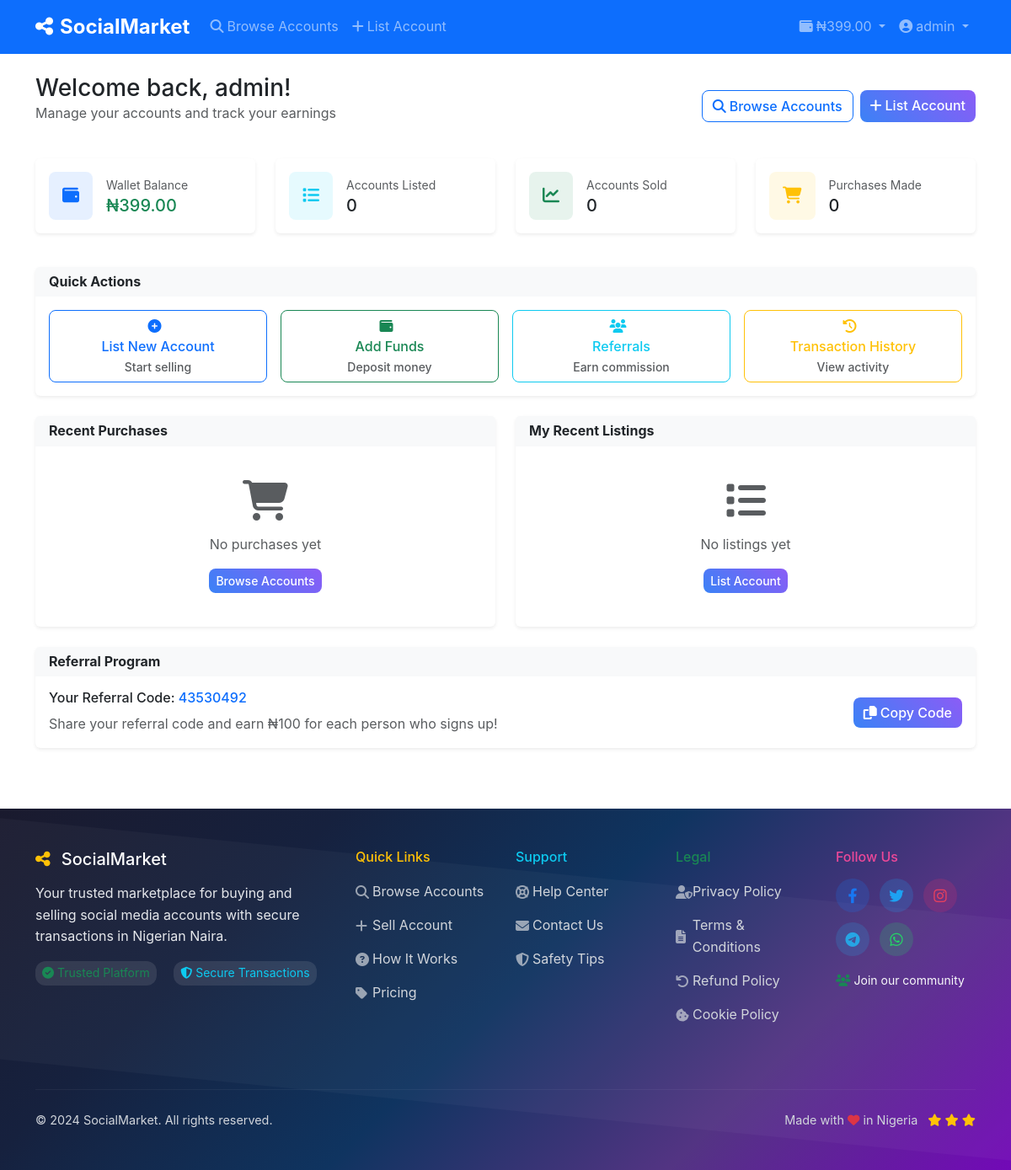
Page /dashboard (signed in) on the earlier database version.
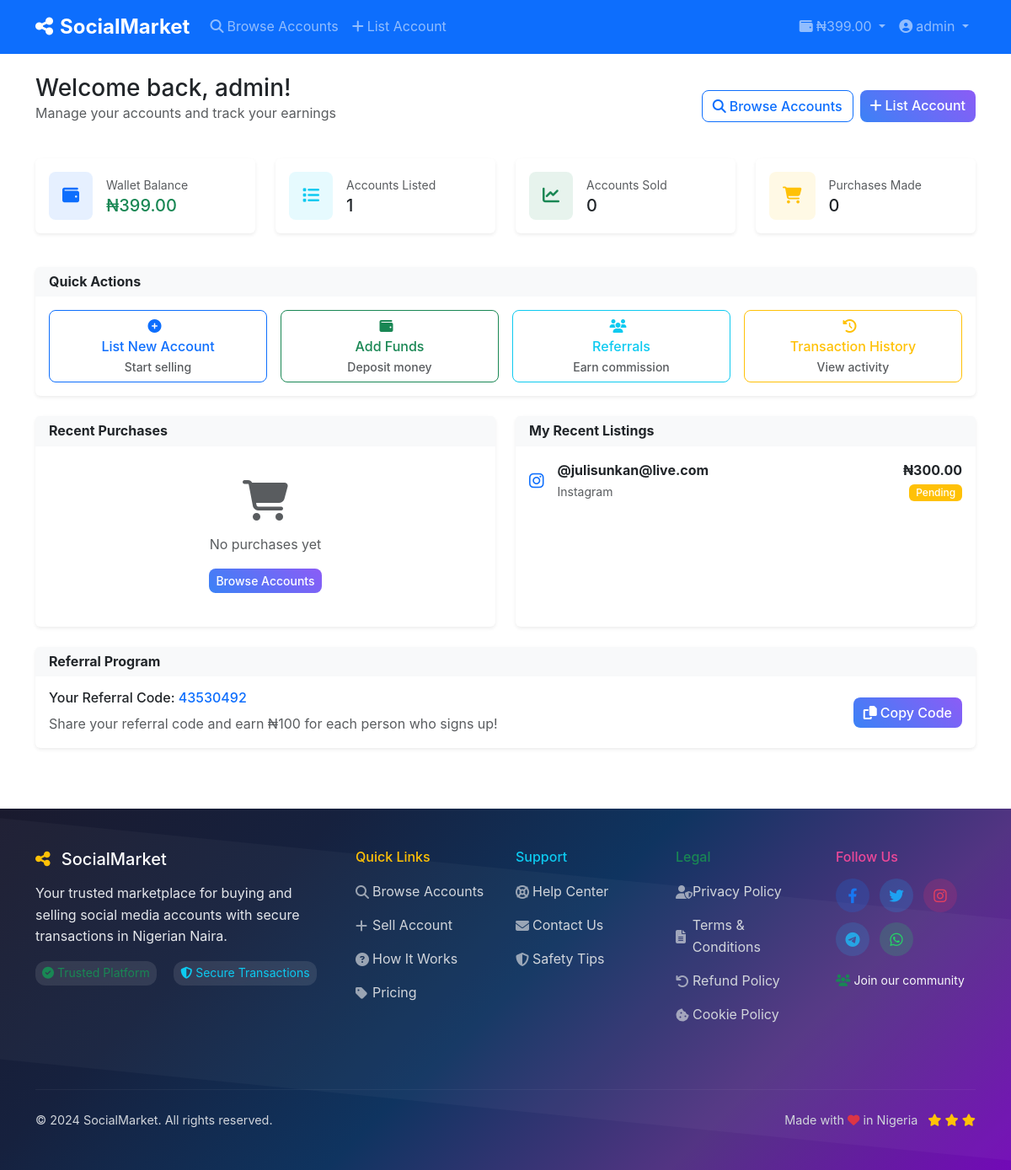
Same page on the later database version.
### models.py (models this page shows)
class SocialAccount(db.Model):
    id = db.Column(db.Integer, primary_key=True)
    seller_id = db.Column(db.Integer, db.ForeignKey('user.id'), nullable=False)
    platform = db.Column(db.String(50), nullable=False)  # instagram, facebook, twitter, etc.
    username = db.Column(db.String(100), nullable=False)
    followers_count = db.Column(db.Integer)
    engagement_rate = db.Column(db.Float)
    account_age = db.Column(db.String(50))
    niche = db.Column(db.String(100))
    price = db.Column(db.Numeric(10, 2), nullable=False)
    description = db.Column(db.Text)
    screenshots = db.Column(db.Text)  # JSON array of image paths
    login_email = db.Column(db.String(255))
    login_password = db.Column(db.String(255))
    additional_info = db.Column(db.Text)
    status = db.Column(db.String(20), default='pending')  # pending, approved, rejected, sold
    is_featured = db.Column(db.Boolean, default=False)
    admin_notes = db.Column(db.Text)
    reviewed_by = db.Column(db.Integer, db.ForeignKey('user.id'))
    reviewed_at = db.Column(db.DateTime)
    created_at = db.Column(db.DateTime, default=datetime.utcnow)
    updated_at = db.Column(db.DateTime, default=datetime.utcnow, onupdate=datetime.utcnow)

### app.py (the view)
@app.route('/dashboard')
@login_required
def dashboard():
    user_accounts = SocialAccount.query.filter_by(seller_id=current_user.id).all()
    user_purchases = Purchase.query.filter_by(buyer_id=current_user.id).all()
    user_deposits = WalletDeposit.query.filter_by(user_id=current_user.id).order_by(WalletDeposit.created_at.desc()).limit(5).all()
    total_sales = Purchase.query.join(SocialAccount).filter(
        SocialAccount.seller_id == current_user.id,
        Purchase.status == 'completed'
    ).count()
    user_stats = {
        'accounts_listed': len(user_accounts),
        'accounts_sold': total_sales,
        'purchases_made': len(user_purchases),
        'wallet_balance': current_user.wallet_balance,
        'referral_earnings': current_user.referral_earnings
    }
    recent_purchases = Purchase.query.filter_by(buyer_id=current_user.id).order_by(Purchase.created_at.desc()).limit(5).all()
    recent_listings = SocialAccount.query.filter_by(seller_id=current_user.id).order_by(SocialAccount.created_at.desc()).limit(5).all()
    return render_template('dashboard/index.html',
                         user_stats=user_stats,
                         recent_purchases=recent_purchases,
                         recent_listings=recent_listings)

### app.py (called while the page is built)
@login_manager.user_loader
def load_user(user_id):
    return User.query.get(int(user_id))

@app.context_processor
def inject_settings():
    settings = Settings.query.first()
    return dict(settings=settings)

### templates/dashboard/index.html (shortened to what the changed rows need)
{% extends "base.html" %}
{% block content %}
<div class="container py-4">
    <div class="row mb-4">
        <div class="col-12">
            <div class="d-flex justify-content-between align-items-center">
                <div>
                    <h1 class="h3 mb-0">Welcome back, {{ current_user.username }}!</h1>
                </div>
            </div>
        </div>
    </div>
    <div class="row mb-4">
        <div class="col-lg-3 col-md-6 mb-3">
            <div class="card border-0 shadow-sm">
                <div class="card-body">
                    <div class="d-flex align-items-center">
                        <div class="flex-grow-1 ms-3">
                            <div class="text-muted small">Accounts Listed</div>
                            <div class="h5 mb-0">{{ user_stats.accounts_listed }}</div>
                        </div>
                    </div>
                </div>
            </div>
        </div>
    </div>
    <div class="row">
        <div class="col-lg-6 mb-4">
            <div class="card border-0 shadow-sm h-100">
                <div class="card-body">
                    {% if recent_listings %}
                        {% for account in recent_listings %}
                        <div class="d-flex align-items-center mb-3">
                            <div class="flex-shrink-0">
                                <i class="fab fa-{{ account.platform }} fa-lg text-primary"></i>
                            </div>
                            <div class="flex-grow-1 ms-3">
                                <div class="fw-bold">@{{ account.username }}</div>
                                <small class="text-muted">{{ account.platform.title() }}</small>
                            </div>
                            <div class="text-end">
                                <div class="fw-bold">₦{{ "%.2f"|format(account.price) }}</div>
                                <span class="badge bg-{{ 'success' if account.status == 'approved' else 'warning' if account.status == 'pending' else 'danger' }}">
                                    {{ account.status.title() }}
                                </span>
                            </div>
                        </div>
                        {% endfor %}
                    {% else %}
                        <div class="text-center text-muted py-4">
                            <i class="fas fa-list fa-3x mb-3"></i>
                            <p>No listings yet</p>
                            <a href="{{ url_for('list_account') }}" class="btn btn-primary btn-sm">List Account</a>
                        </div>
                    {% endif %}
                </div>
            </div>
        </div>
    </div>
</div>
{% endblock %}

Differences in the rows shown:
added SocialAccount: username "julisunkan@live.com", platform "Instagram", price "300.00", status "Pending"
Other differences:
{{ user_stats.accounts_listed }}: "0" → "1"
text no longer shown: "No listings yet List Account"
